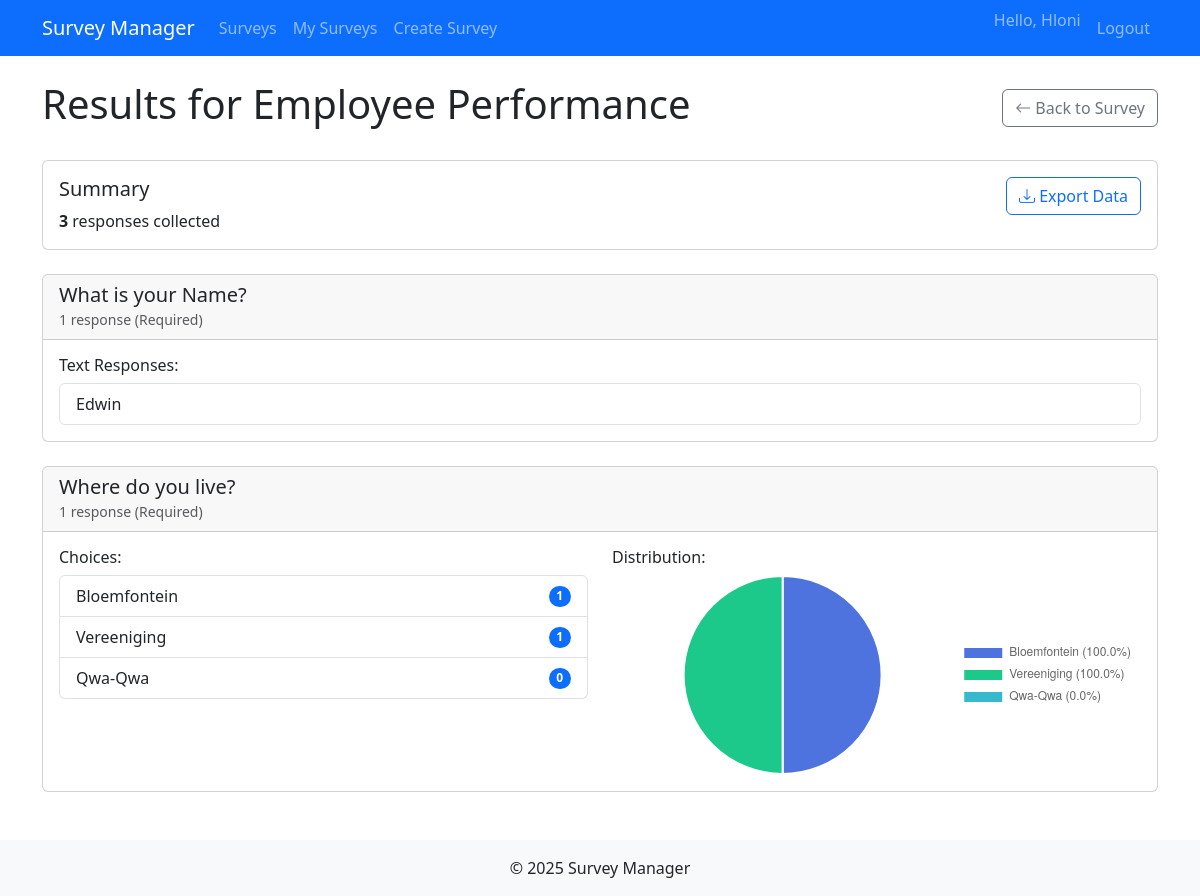
The app's page /surveys/1/results/ (signed in) with its own data.
### surveys/models.py (models this page shows, shortened)
class Survey(models.Model):
    title = models.CharField(max_length=200)
    description = models.TextField()
    created_by = models.ForeignKey(User, on_delete=models.CASCADE, default=None)
    created_at = models.DateTimeField(default=timezone.now)
    updated_at = models.DateTimeField(auto_now=True)
    is_active = models.BooleanField(default=True)

class Question(models.Model):
    QUESTION_TYPES = [
        ('text', 'Text Answer'),
        ('single', 'Single Choice'),
        ('multiple', 'Multiple Choice'),
    ]
    survey = models.ForeignKey(Survey, on_delete=models.CASCADE, related_name='questions')
    text = models.TextField()
    question_type = models.CharField(max_length=20, choices=QUESTION_TYPES, default='text')
    is_required = models.BooleanField(default=True)
    order = models.IntegerField(default=0)
    class Meta:
        ordering = ['order']

class Answer(models.Model):
    response = models.ForeignKey(Response, on_delete=models.CASCADE, related_name='answers')
    question = models.ForeignKey(Question, on_delete=models.CASCADE)
    text_answer = models.TextField(blank=True, null=True)
    choice_answer = models.ManyToManyField(Choice, blank=True)

class Choice(models.Model):
    question = models.ForeignKey(Question, on_delete=models.CASCADE, related_name='choices')
    text = models.CharField(max_length=200)
    value = models.CharField(max_length=100)

### surveys/views.py (the view)
# urls.py: path('<int:pk>/results/', views.SurveyResultsView.as_view(), name='survey_results'),
class SurveyResultsView(LoginRequiredMixin, DetailView):
    model = Survey
    template_name = 'surveys/survey_results.html'
    context_object_name = 'survey'
    def get_queryset(self):
        return super().get_queryset().filter(created_by=self.request.user)
    def get_context_data(self, **kwargs):
        context = super().get_context_data(**kwargs)
        context['response_count'] = self.object.responses.count()
        question_stats = []
        for question in self.object.questions.all():
            stats = {
                'question': question,
                'answer_count': Answer.objects.filter(
                    response__survey=self.object,
                    question=question
                ).count()
            }
            if question.question_type == 'text':
                stats['type'] = 'text'
                stats['answers'] = Answer.objects.filter(
                    response__survey=self.object,
                    question=question
                ).exclude(text_answer__exact='').values_list('text_answer', flat=True)
            else:
                stats['type'] = 'choice'
                stats['choices'] = []
                for choice in question.choices.all():
                    choice_count = Answer.objects.filter(
                        response__survey=self.object,
                        question=question,
                        choice_answer=choice
                    ).count()
                    stats['choices'].append({
                        'choice': choice,
                        'count': choice_count,
                        'percentage': (choice_count / stats['answer_count'] * 100) if stats['answer_count'] > 0 else 0
                    })
            question_stats.append(stats)
        context['question_stats'] = question_stats
        return context

### templates/surveys/survey_results.html (shortened to what this page needs)
{% extends "base.html" %}
{% block content %}
<div class="d-flex justify-content-between align-items-center mb-4">
    <h1>Results for {{ survey.title }}</h1>
    <a href="{% url 'surveys:survey_detail' survey.pk %}" class="btn btn-outline-secondary">
        <i class="bi bi-arrow-left"></i> Back to Survey
    </a>
</div>
<div class="card mb-4">
    <div class="card-body">
        <div class="row">
            <div class="col-md-6">
                <h5 class="card-title">Summary</h5>
                <p class="card-text">
                    <strong>{{ response_count }}</strong> response{{ response_count|pluralize }} collected
                </p>
            </div>
            <div class="col-md-6 text-md-end">
                <a href="#" class="btn btn-outline-primary">
                    <i class="bi bi-download"></i> Export Data
                </a>
            </div>
        </div>
    </div>
</div>
{% for question in question_stats %}
<div class="card mb-4">
    <div class="card-header">
        <h5 class="mb-0">{{ question.question.text }}</h5>
        <small class="text-muted">
            {{ question.answer_count }} response{{ question.answer_count|pluralize }}
            {% if question.question.is_required %}(Required){% endif %}
        </small>
    </div>
    <div class="card-body">
        {% if question.type == 'text' %}
            <h6>Text Responses:</h6>
            <div class="list-group">
                {% for answer in question.answers %}
                <div class="list-group-item">
                    {{ answer }}
                </div>
                {% empty %}
                <div class="list-group-item text-muted">
                    No text responses yet.
                </div>
                {% endfor %}
            </div>
        {% else %}
            <div class="row">
                <div class="col-md-6">
                    <h6>Choices:</h6>
                    <ul class="list-group">
                        {% for choice in question.choices %}
                        <li class="list-group-item d-flex justify-content-between align-items-center">
                            {{ choice.choice.text }}
                            <span class="badge bg-primary rounded-pill">{{ choice.count }}</span>
                        </li>
                        {% endfor %}
                    </ul>
                </div>
                <div class="col-md-6">
                    <h6>Distribution:</h6>
                    <div class="chart-container" style="height: 200px;">
                        <canvas id="chart-{{ question.question.id }}"></canvas>
                    </div>
                </div>
            </div>
        {% endif %}
    </div>
</div>
{% endfor %}
{% endblock %}
{% block extra_js %}
<script>
document.addEventListener('DOMContentLoaded', function() {
    {% for question in question_stats %}
    {% if question.type == 'choice' %}
    const ctx{{ question.question.id }} = document.getElementById('chart-{{ question.question.id }}');
    new Chart(ctx{{ question.question.id }}, {
        type: 'pie',
        data: {
            labels: [
                {% for choice in question.choices %}
                '{{ choice.choice.text }} ({{ choice.percentage|floatformat:1 }}%)',
                {% endfor %}
            ],
            datasets: [{
                data: [
                    {% for choice in question.choices %}
                    {{ choice.count }},
                    {% endfor %}
                ],
                backgroundColor: [
                    '#4e73df', '#1cc88a', '#36b9cc', '#f6c23e', '#e74a3b',
                    '#858796', '#5a5c69', '#3a3b45', '#2e2f3a', '#1a1b22'
                ],
                hoverBorderColor: "rgba(234, 236, 244, 1)",
            }]
        },
        options: {
            maintainAspectRatio: false,
            plugins: {
                legend: {
                    position: 'right',
                },
                tooltip: {
                    callbacks: {
                        label: function(context) {
                            return context.label;
                        }
                    }
                }
            }
        }
    });
    {% endif %}
    {% endfor %}
});
</script>
{% endblock %}

### templates/base.html (shortened to what this page needs)
{% load static %}
<!DOCTYPE html>
<html lang="en">
<head>
    <link href="https://cdn.jsdelivr.net/npm/bootstrap@5.3.0/dist/css/bootstrap.min.css" rel="stylesheet">
    <link rel="stylesheet" href="https://cdn.jsdelivr.net/npm/bootstrap-icons@1.10.0/font/bootstrap-icons.css">
</head>
<body>
    <nav class="navbar navbar-expand-lg navbar-dark bg-primary mb-4">
        <div class="container">
            <a class="navbar-brand" href="{% url 'surveys:survey_list' %}">Survey Manager</a>
            <div class="collapse navbar-collapse" id="navbarNav">
                <ul class="navbar-nav me-auto">
                    <li class="nav-item">
                        <a class="nav-link" href="{% url 'surveys:survey_list' %}">Surveys</a>
                    </li>
                    {% if user.is_authenticated %}
                    <li class="nav-item">
                        <a class="nav-link" href="{% url 'surveys:user_survey_list' %}">My Surveys</a>
                    </li>
                    <li class="nav-item">
                        <a class="nav-link" href="{% url 'surveys:survey_create' %}">Create Survey</a>
                    </li>
                    {% endif %}
                </ul>
                <ul class="navbar-nav">
                    {% if user.is_authenticated %}
                    <li class="nav-item">
                        <span class="navbar-text me-2">Hello, {{ user.username }}</span>
                    </li>
                    <li class="nav-item">
                        <form method="post" action="{% url 'logout' %}" class="d-inline">
                            <button type="submit" class="nav-link btn btn-link">
                                Logout
                            </button>
                        </form>
                    </li>
                    {% else %}
                    <li class="nav-item">
                        <a class="nav-link" href="{% url 'login' %}">Login</a>
                    </li>
                    {% endif %}
                </ul>
            </div>
        </div>
    </nav>
    <div class="container">
        {% block content %}{% endblock %}
    </div>
    <footer class="mt-5 py-3 bg-light">
        <div class="container text-center">
            <p class="mb-0">© {% now "Y" %} Survey Manager</p>
        </div>
    </footer>
    {% block extra_js %}{% endblock %}
</body>
</html>

### records on screen
Survey: title "Employee Performance"
Question: question.text "What is your Name?", answer_count "1", is_required "(Required)"
Answer: text_answer "Edwin"
Question: question.text "Where do you live?", answer_count "1", is_required "(Required)"
Choice: choice.text "Bloemfontein", count "1"
Choice: choice.text "Vereeniging", count "1"
Choice: choice.text "Qwa-Qwa", count "0"

### other values on screen
{{ user.username }} "Hloni"
{{ response_count }} "3"
chart data {{ choice.choice.text }} Bloemfontein, Vereeniging, Qwa-Qwa
